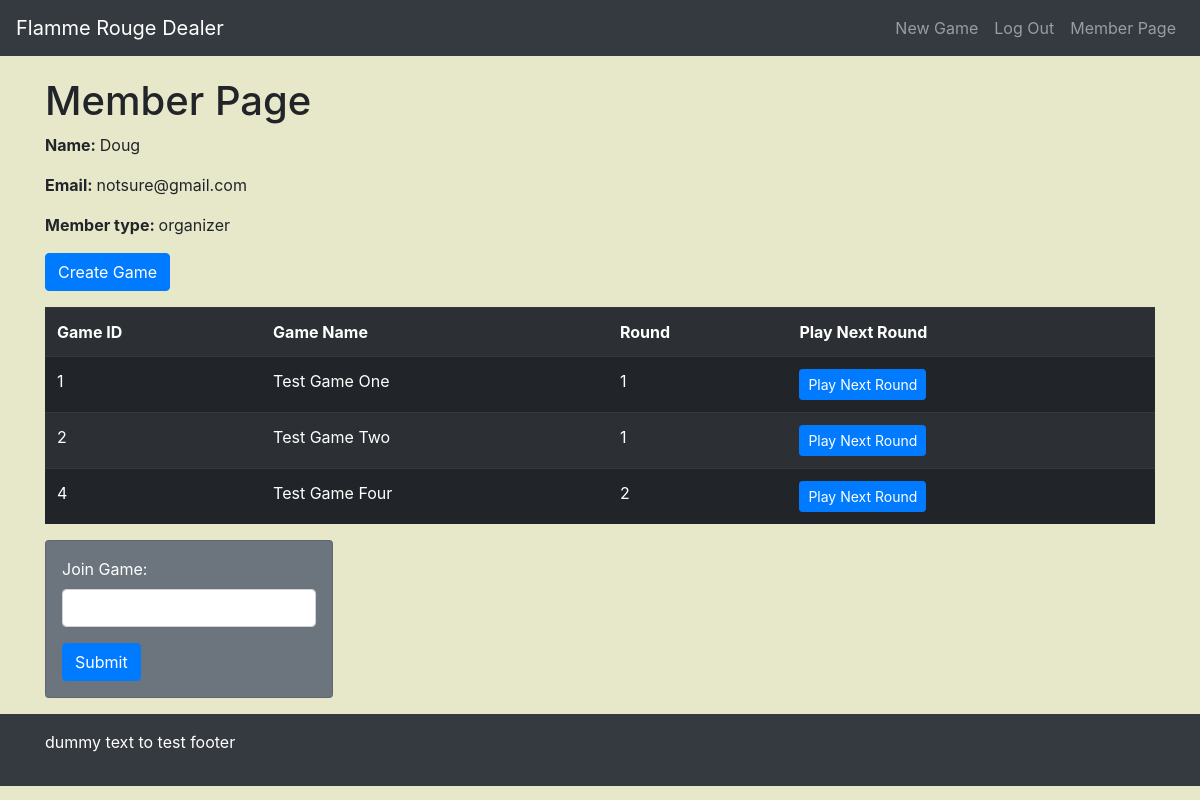
Screenshot of /member/member_page_doug (signed in) with the database file from the repository.
### models.py (models this page shows, shortened)
class User(UserMixin, db.Model):
    __tablename__ = "User"
    id = db.Column(db.Integer, primary_key=True)
    username = db.Column(db.String(30), unique=True)
    password = db.Column(db.String(30))
    email = db.Column(db.String(30))
    account_type = db.Column(db.String(20))
    games = db.relationship("Game", secondary=game_to_user)
    icon = db.Column(db.String(30))
    def __str__(self):
        return pformat(vars(self), indent=4, width=80)

class Game(UserMixin, db.Model):
    __tablename__ = "Game"
    id = db.Column(db.Integer, primary_key=True)
    creator = db.Column(db.Integer, db.ForeignKey("User.id"), nullable=False)
    name = db.Column(db.String(30))
    active = db.Column(db.Boolean)
    limit = db.Column(db.Integer)
    users = db.relationship("User", secondary=game_to_user)
    options = db.Column(db.Text)

class TurnInfo(UserMixin, db.Model):
    __tablename__ = "TurnInfo"
    id = db.Column(db.Integer, primary_key=True)
    user_id = db.Column(db.Integer)
    game_id = db.Column(db.Integer)
    current_round = db.Column(db.Integer)
    turn_data = db.Column(db.Text)
    summary_data = db.Column(db.Text)
    total_exhaustion = db.Column(db.Integer)

### blue/member/member.py (the view)
@member.route("/member_page_doug")
@login_required
def member_page_doug():
    session["PBEM"] = True
    users = controller.get_users(current_user.id)
    if users:
        user = users[0]
    logger.debug(f"Here is the user data returned for this user.id = {current_user.id}")
    logger.debug(user)
    for game in user.games:
        turns = controller.get_turns(user.id, game.id)
        game.turns = turns
    return render_template("member/member_page_doug.html", user=user)

### blue/admin/admin.py (called while the page is built)
@login_manager.user_loader
def load_user(user_id):
    return User.query.filter(User.id == int(user_id)).first()

### controller.py (called while the page is built)
def get_users(user_id=None):
    query = User.query
    if user_id is not None:
        query = query.filter(User.id == user_id)
    users = query.all()
    return users

def get_turns(user_id=None, game_id=None):
    query = TurnInfo.query
    if user_id is not None and game_id is not None:
        query = (
            query.filter(TurnInfo.user_id == user_id)
            .filter(TurnInfo.game_id == game_id)
            .order_by(TurnInfo.current_round.desc())
        )
    turns = query.all()
    return turns

### templates/member/member_page_doug.html (shortened to what this page needs)
{% extends 'base.html' %}
{% block body %}
<h1>Member Page</h1>
<p><strong>Name: </strong> {{ current_user.username }}</p>
<p><strong>Email: </strong> {{ current_user.email }}</p>
<p><strong>Member type: </strong> {{ current_user.account_type }}</p>
{% if current_user.account_type == 'admin' or current_user.account_type == 'organizer' %}
    <p><a href="{{ url_for("member.create_game_form")}}" class="btn btn-primary" role="button">Create Game</a></p>
{% endif %}
<table class="table table-striped table-dark">
    <tr>
        <th>
            Game ID
        </th>
        <th>
            Game Name
        </th>
        <th>
            Round
        </th>
        <th>
            Play Next Round
        </th>
    </tr>
    {% for game in user.games %}
        <tr>
            <td>{{ game.id }}</td>
            <td>{{ game.name }}</td>
            {% if game.turns %}
                <td>
                    {{ game.turns[0].current_round }}
                </td>
                <td>
                    <a href="/member/play_next_turn/{{ game.turns[0].id }}" class="btn btn-primary btn-sm" role="button">Play Next Round</a>
                </td>
            {% endif %}
        </tr>
    {% endfor %}
</table>
<div class="row">
    <div class="col-6">
        <div class="card text-white bg-secondary p-3" style="max-width: 18rem;">
            <form action="{{ url_for("member.join_game")}}" method="POST">
                <div class="form-group">
                    <label class="mr-2" for="join_game">Join Game:</label>
                    <input type="join_game" name="join_game" class="form-control mr-2" id="join_game" aria-describedby="join_game">
                </div>
                <button type="submit" class="btn btn-primary">Submit</button>
            </form>
        </div>
    </div>
</div>
{% endblock %}

### static/custom.css (style rules this page uses)
body { background-color: #E7E7C9; position: relative; }

### rows the page displays
User: username "Doug", email "notsure@gmail.com", account_type "organizer"
Game: id "1", name "Test Game One", current_round "1"
Game: id "2", name "Test Game Two", current_round "1"
Game: id "4", name "Test Game Four", current_round "2"
